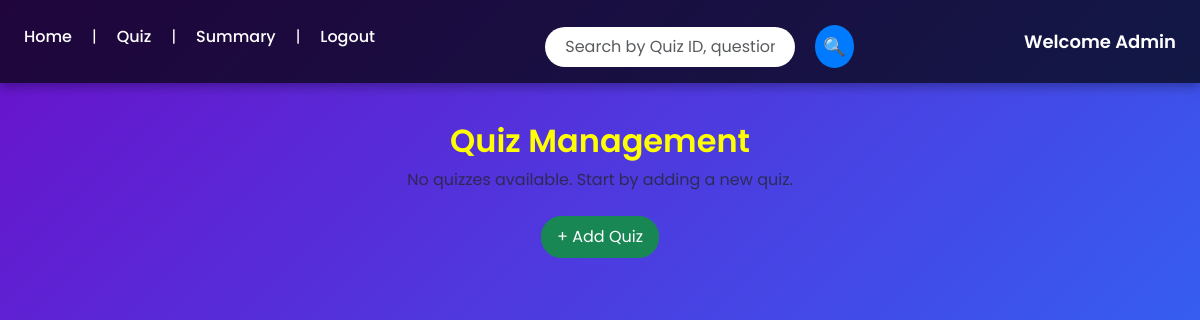
Page /quiz_management on the earlier database version.
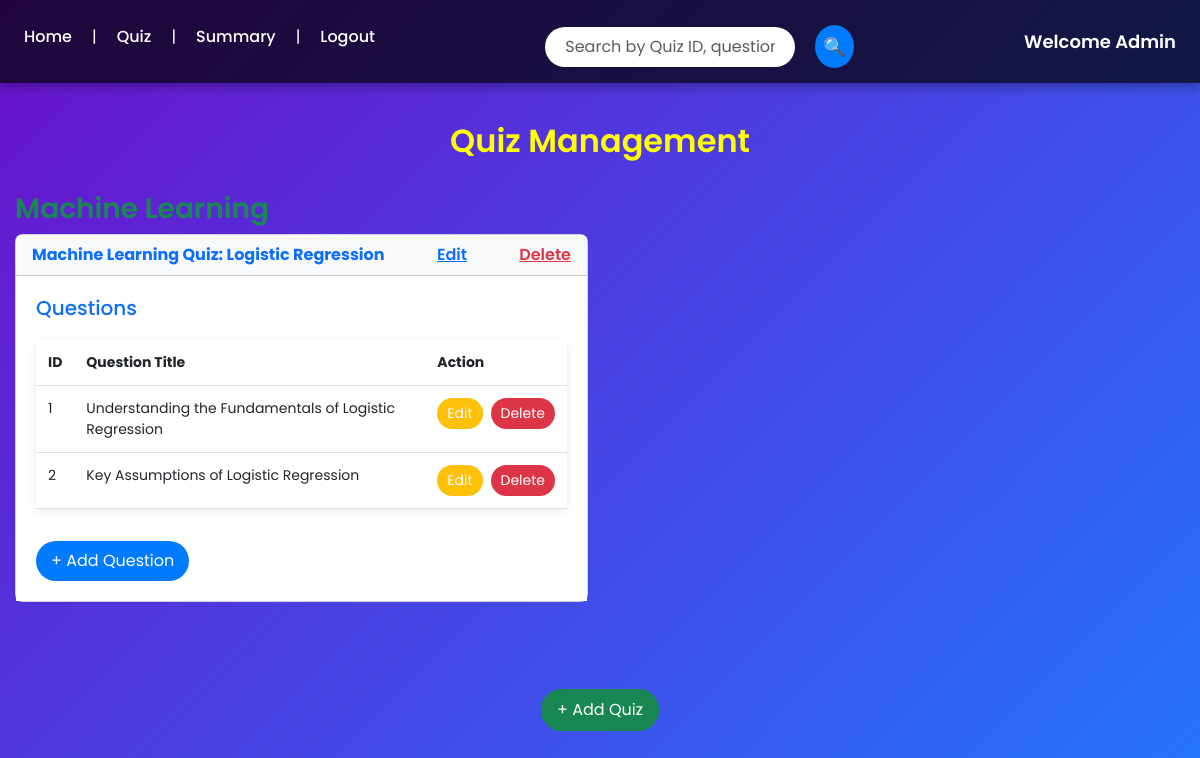
Same page on the later database version.
### models/models.py (models this page shows, shortened)
class Subject(db.Model):
    id=db.Column(db.Integer, primary_key=True)
    name=db.Column(db.String(100), unique=True, nullable=False)
    description=db.Column(db.Text)
    chapters=db.relationship('Chapter', backref='subject', lazy=True)

class Quiz(db.Model):
    id=db.Column(db.Integer, primary_key=True)
    chapter_id=db.Column(db.Integer, db.ForeignKey('chapter.id'), nullable=False)
    date_of_quiz=db.Column(db.Date)
    time_duration=db.Column(db.String(10))
    remarks=db.Column(db.Text)
    questions=db.relationship('Questions', backref='quiz', lazy=True)
    scores=db.relationship('Scores', backref='quiz', lazy=True)
    def get_subject_name(self):
        return self.chapter.subject.name
    def get_chapter_name(self):
        return self.chapter.name

class Chapter(db.Model):
    id=db.Column(db.Integer, primary_key=True)
    name=db.Column(db.String(100), nullable=False)
    description=db.Column(db.Text)
    subject_id=db.Column(db.Integer, db.ForeignKey('subject.id'), nullable=False)
    quizzes=db.relationship('Quiz', backref='chapter', lazy=True)

class Questions(db.Model):
    id=db.Column(db.Integer, primary_key=True)
    quiz_id=db.Column(db.Integer, db.ForeignKey('quiz.id'), nullable=False)
    question_title=db.Column(db.String(100), nullable=False)
    question_statement=db.Column(db.Text,nullable=False)
    option1=db.Column(db.String(300), nullable=False)
    option2=db.Column(db.String(300), nullable=False)
    option3=db.Column(db.String(300), nullable=False)
    option4=db.Column(db.String(300), nullable=False)
    correct_option=db.Column(db.Integer, nullable=False)

### app.py (the view)
@app.route('/quiz_management', methods=['GET', 'POST'])
def quiz_management():
    search_query = request.form.get('search_query', '')  # Get search query from the POST request
    if search_query:
        quizzes = Quiz.query.join(Chapter).join(Subject).join(Questions).filter(
            (Quiz.id == search_query) |  # Search by Quiz ID
            (Questions.question_title.ilike(f"%{search_query}%"))  # Search by Question Title
        ).all()
        if not quizzes:
            return render_template('quiz_management.html', error="404 Not Found")
    else:
        quizzes = Quiz.query.all()
    return render_template('quiz_management.html', quizzes=quizzes, search_query=search_query)

### templates/quiz_management.html (shortened to what the changed rows need)
<!DOCTYPE html>
<html lang="en">
<head>
    <link rel="stylesheet" href="https://cdn.jsdelivr.net/npm/bootstrap@5.3.0/dist/css/bootstrap.min.css">
    <link rel="stylesheet" href="{{ url_for('static', filename='css/quiz_management.css') }}">
</head>
<body>
    <div class="container mt-4">
        <h2 class="text-center" style="color: yellow;">Quiz Management</h2>
        {% if quizzes %}
            {% set quizzes_by_subject = {} %}
                {% for subject, quizzes_list in quizzes_by_subject.items() %}
                    <h3 class="mt-4 text-success">{{ subject }}</h3>
                    <div class="row">
                        {% for quiz in quizzes_list %}
                        <div class="col-md-6 mb-5">
                            <div class="card quiz-card">
                                <div class="card-header d-flex justify-content-between align-items-center">
                                    <a href="{{ url_for('quiz_details', quiz_id=quiz.id) }}" class="fw-bold text-primary text-decoration-none">
                                        {{ quiz.get_subject_name() }} Quiz: {{ quiz.get_chapter_name() }}
                                    </a>
                                    <a href="{{ url_for('edit_quiz', quiz_id=quiz.id) }}">Edit</a>
                                    <a href="{{ url_for('delete_quiz', quiz_id=quiz.id) }}" class="text-danger">Delete</a>
                                </div>
                                <div class="card-body">
                                    <h5 class="text-primary">Questions</h5>
                                    {% if quiz.questions %}
                                        <table class="table">
                                            <thead>
                                                <tr>
                                                    <th>ID</th>
                                                    <th>Question Title</th>
                                                    <th>Action</th>
                                                </tr>
                                            </thead>
                                            <tbody>
                                                {% for question in quiz.questions %}
                                                <tr>
                                                    <td>{{ question.id }}</td>
                                                    <td>{{ question.question_title }}</td>
                                                    <td>
                                                        <div class="d-flex gap-2">
                                                            <a href="{{ url_for('edit_question', question_id=question.id) }}" class="btn btn-warning btn-sm">Edit</a>
                                                            <form action="{{ url_for('delete_question', question_id=question.id) }}" method="post" onsubmit="return confirm('Are you sure you want to delete this question?');">
                                                                <button type="submit" class="btn btn-danger btn-sm">Delete</button>
                                                            </form>
                                                        </div>
                                                    </td>
                                                </tr>
                                                {% endfor %}
                                            </tbody>
                                        </table>
                                    {% else %}
                                        <p class="text-muted">No questions added yet.</p>
                                    {% endif %}
                                    <a href="{{ url_for('add_question', quiz_id=quiz.id) }}" class="btn btn-primary mt-3">+ Add Question</a>
                                </div>
                            </div>
                        </div>
                        {% endfor %}
                    </div>
                {% endfor %}
            </div>
        {% else %}
            <p class="text-center text-muted">No quizzes available. Start by adding a new quiz.</p>
        {% endif %}
        <div class="text-center my-4">
            <a href="{{ url_for('add_quiz') }}" class="btn btn-success">+ Add Quiz</a>
        </div>
    </div>
</body>
</html>

Differences in the rows shown:
added Subject: name "Machine Learning"
added Quiz: get_subject_name "Machine Learning", get_chapter_name "Logistic Regression"
added Questions: id "1", question_title "Understanding the Fundamentals of Logistic Regression"
added Questions: id "2", question_title "Key Assumptions of Logistic Regression"
Other differences:
text no longer shown: "No quizzes available. Start by adding a new quiz."
